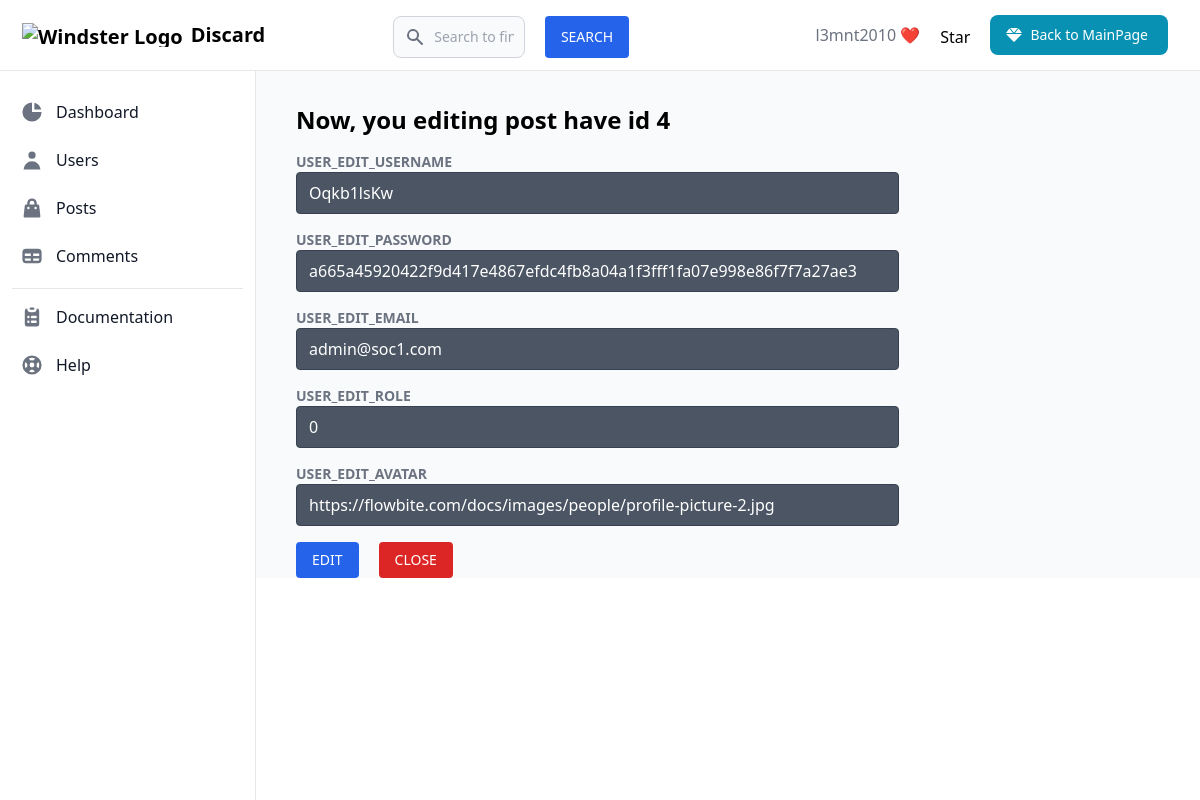
/app/admin/edit_user.php?edit_user_id_ad=4 (signed in), run on the app's committed database.
### tables this page shows
CREATE TABLE `users` (
  `id` int NOT NULL,
  `role` tinyint NOT NULL,
  `username` varchar(255) NOT NULL,
  `email` varchar(255) NOT NULL,
  `password` varchar(255) NOT NULL,
  `avatar` varchar(1000) NOT NULL DEFAULT 'https://flowbite.com/docs/images/people/profile-picture-2.jpg',
  `create_at` timestamp NOT NULL DEFAULT CURRENT_TIMESTAMP
);

### app/config/db.php (called while the page is built, shortened)
<?php
require("connectdb.php");
function getUserById($id)
{
  global $conn;
  $stmt = $conn->prepare("SELECT * FROM users WHERE id = ?");
  $stmt->bind_param("i", $id);
  $stmt->execute();
  $result = $stmt->get_result();
  $user = $result->fetch_assoc();
  return $user;
}

### app/admin/edit_user.php (the view, shortened to what this page needs)
<?php
include_once "../../app/config/db.php";
?>
<?php
if (isset($_GET['edit_user_id_ad'])) {
  $user = getUserById(intval($_GET['edit_user_id_ad']));
}
?>
<!DOCTYPE html>
<html lang="en">
<head>
  <script src="https://cdn.tailwindcss.com"></script>
</head>
<body>
  <div>
    <?php include_once "../../app/includes/admin_layout/navbar.php"; ?>
    <div class="flex overflow-hidden bg-white pt-16">
      <?php include_once "../../app/includes/admin_layout/sidebar.php"; ?>
      <div id="main-content" class="h-full w-full bg-gray-50 relative overflow-y-auto lg:ml-64">
        <main class="ml-10 mt-10">
          <form method="POST" action="edit_user.php?edit_user_id_ad=<?php echo $_GET['edit_user_id_ad']; ?>" class="">
            <div class="">
              <div class="text-2xl  font-semibold mb-2">
                Now, you editing post have id <?php echo $_GET['edit_user_id_ad']  ?>
              </div>
            </div>
            <div class="mt-4 w-4/6 space-y-4">
              <div class="text-left">
                <label for="user_edit_username" class="block text-gray-500 text-sm font-semibold uppercase">user_edit_username<span class="text-red-500"></span></label>
                <input type="text" value="<?php echo $user['username']; ?>" required="true" name="user_edit_username" id="user_edit_username" class="block w-full py-2 px-3 border text-white border-gray-700 bg-gray-600 rounded focus:border-blue-500 focus:outline-none transition duration-200" />
              </div>
              <div class="mt-4 text-left">
                <label for="user_edit_password" class="block text-gray-500 text-sm font-semibold uppercase">user_edit_password<span class="text-red-500"></span></label>
                <input type="text" value="<?php echo $user['password']; ?>" required="true" name="user_edit_password" id="user_edit_password" class="block w-full py-2 px-3 border text-white border-gray-700 bg-gray-600 rounded focus:border-blue-500 focus:outline-none transition duration-200" />
              </div>
              <div class="mt-4 space-y-4">
                <div class="text-left">
                  <label for="user_edit_email" class="block text-gray-500 text-sm font-semibold uppercase">user_edit_email<span class="text-red-500"></span></label>
                  <input type="email" value="<?php echo $user['email']; ?>" required="true" name="user_edit_email" id="user_edit_email" class="block w-full py-2 px-3 border text-white border-gray-700 bg-gray-600 rounded focus:border-blue-500 focus:outline-none transition duration-200" />
                </div>
                <div class="mt-4  space-y-4">
                  <div class="text-left">
                    <label for="user_edit_role" class="block text-gray-500 text-sm font-semibold uppercase">user_edit_role<span class="text-red-500"></span></label>
                    <input value="<?php echo $user['role']; ?>" type="number" required="true" name="user_edit_role" id="user_edit_role" class="block w-full py-2 px-3 border text-white border-gray-700 bg-gray-600 rounded focus:border-blue-500 focus:outline-none transition duration-200" />
                  </div>
                  <div class="mt-4 space-y-4">
                    <div class="text-left">
                      <label for="user_edit_avatar" class="block text-gray-500 text-sm font-semibold uppercase">user_edit_avatar<span class="text-red-500"></span></label>
                      <input type="text" value="<?php echo $user['avatar']; ?>" required="true" name="user_edit_avatar" id="user_edit_avatar" class="block w-full py-2 px-3 border text-white border-gray-700 bg-gray-600 rounded focus:border-blue-500 focus:outline-none transition duration-200" />
                    </div>
                  </div>
                  <div class="mt-4 flex">
                    <input type="submit" name="edit_user_ad_btn" class="btn bg-blue-600 hover:bg-blue-700 text-white text-sm font-medium uppercase py-2 px-4 rounded transition duration-200 mr-5" value="Edit" />
                    <a class="btn bg-red-600 hover:bg-red-700 text-white text-sm font-medium uppercase py-2 px-4 rounded transition duration-200" href="manage_user.php">Close</a>
                  </div>
          </form>
        </main>
      </div>
    </div>
</body>
</html>

### data on the page
users: user_edit_username "Oqkb1lsKw", user_edit_password "a665a45920422f9d417e4867efdc4fb8a04a1f3fff1fa07e998e86f7f7a27ae3", user_edit_email "admin@soc1.com", user_edit_role "0", user_edit_avatar "https://flowbite.com/docs/images/people/profile-picture-2.jpg"

### other printed values
$_GET['edit_user_id_ad'] "4"
